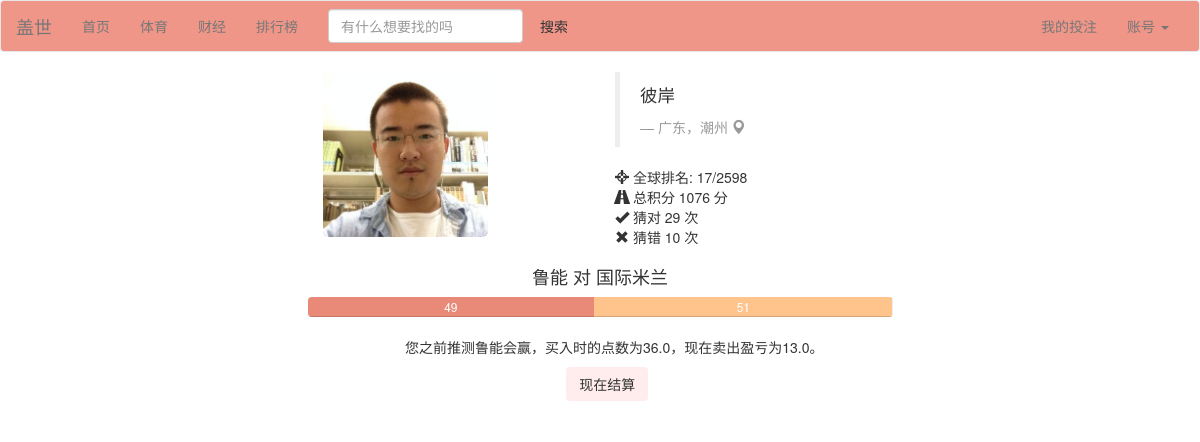
The page /profile (signed in) on the database as committed earlier.
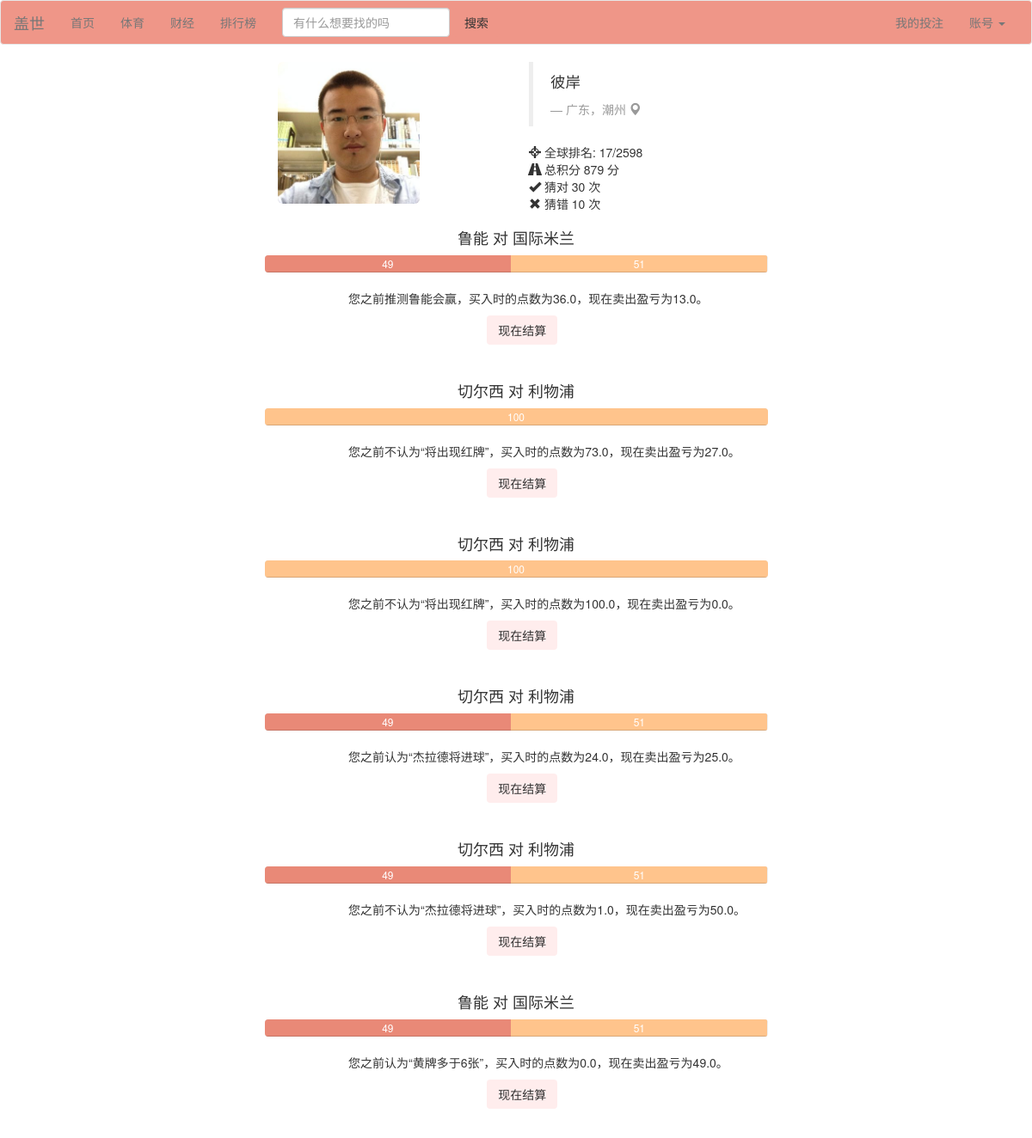
The same page on the database as committed later.
### Guess/models.py (models this page shows, shortened)
class Person(models.Model):
	user = models.OneToOneField(User)
	point = models.IntegerField(default=1000)
	expertise = models.TextField(default='N/A')
	win = models.IntegerField(default=0)
	lose = models.IntegerField(default=0)
	game = models.IntegerField(default=0)
	point_per_game = models.FloatField(default=0.0)
	index = models.IntegerField(default=0)
	class Meta:
		ordering = ('point','point_per_game',)

class Betting(models.Model):
	better = models.ForeignKey(Person)
	game = models.ForeignKey(Game)
	side = models.BooleanField()  # True means home wins and vice versa
	num = models.IntegerField(default=1)
	outcome = models.BooleanField(default=False)
	price_at_buy = models.FloatField()
	price_at_sell = models.FloatField()
	cleared = models.BooleanField(default=False)  # cleared means the result of the betting has been updated to the person profile

class Game(models.Model):
	index = models.IntegerField()
	headline = models.TextField()
	begin = models.DateTimeField(auto_now_add=True)
	expire = models.DateTimeField()
	name_home = models.CharField(max_length=30)
	price_home = models.IntegerField(default=50)
	num_home = models.IntegerField(default=0)
	name_away = models.CharField(max_length=30)
	price_away = models.IntegerField(default=50)
	num_away = models.IntegerField(default=0)
	outcome = models.BooleanField(default=False)   # True means home wins and vice versa
	ended = models.BooleanField(default=False)
	event = models.IntegerField()
	is_primary = models.IntegerField(default=0)
	class Meta:
		ordering = ('expire',)

### Guess/views.py (the view)
# urls.py: url(r'^profile$', 'Guess.views.profile', name='profile'),
def profile(request):
	if not request.user.is_authenticated():
		return redirect(reverse('login'))
	person = Person.objects.get(user=request.user)
	bets = []
	for b in Betting.objects.filter(better=person, cleared=False):
		if not b.game.ended:
			bets.append(b)
		else:
			b.clear()
	if request.method == 'POST':
		for b in bets:
			if str(b.pk) in request.POST:
				b.clear()
				break
		return redirect(reverse('profile'))
	else:
		person = Person.objects.get(user=request.user)
		return render(request,'profile.html',{'person': person, 'bets': bets})

### Guess/templatetags/profile_tag.py (called while the page is built)
@register.simple_tag()
def sub(value1, value2):
    return value1-value2

### Guess/templates/profile.html (shortened to what this page needs)
{% load bootstrap3 %}
{% load profile_tag %}
{% include "nav_bar.html" %}
<div class="container">
    <div class="row">
        <div class="col-sm-2 col-md-2 col-md-offset-3">
            <img src="/static/me.jpg"
            alt="" class="img-rounded img-responsive" />
        </div>
        <div class="col-sm-4 col-md-4 col-md-offset-1">
            <blockquote>
                <p>彼岸</p> <small><cite title="Source Title">广东，潮州  <i class="glyphicon glyphicon-map-marker"></i></cite></small>
            </blockquote>
            <p> <i class="glyphicon glyphicon-screenshot"></i> 全球排名: 17/2598
                <br /> <i class="glyphicon glyphicon-road"></i> 总积分 {{ person.point }} 分
                <br /> <i class="glyphicon glyphicon-ok"></i> 猜对 {{ person.win }} 次
                <br /> <i class="glyphicon glyphicon-remove"></i> 猜错 {{ person.lose }} 次</p>
        </div>
    </div>
</div>
{% for b in bets %}
<div class = "row">
    <form method="POST">
    <div class="col-md-6 col-md-offset-3">
        <h4 class="text-center">{{ b.game.name_home }} 对 {{ b.game.name_away }}</h4>
        <div class="progress">
            <div class="progress-bar progress-bar-c1" style="width: {{ b.game.price_home }}%">{{ b.game.price_home }}</div>
            <div class="progress-bar progress-bar-c2" style="width: {{ b.game.price_away }}%">{{ b.game.price_away }}</div>
        </div>
        <div class="col-md-offset-2">
        {% if b.game.is_primary %}
            {% if b.side %}
                <div><p>您之前推测{{ b.game.name_home }}会赢，买入时的点数为{{ b.price_at_buy }}，现在卖出盈亏为{% sub b.game.price_home b.price_at_buy %}。</p></div>
            {% else %}
                <div><p>您之前推测{{ b.game.name_away }}会赢，买入时的点数为{{ b.price_at_buy }}，现在卖出盈亏为{% sub b.game.price_away b.price_at_buy %}。</p></div>
            {% endif %}
        {% else %}
            {% if b.side %}
                <div><p>您之前认为“{{ b.game.headline }}”，买入时的点数为{{ b.price_at_buy }}，现在卖出盈亏为{% sub b.game.price_home b.price_at_buy %}。</p></div>
            {% else %}
                <div><p>您之前不认为“{{ b.game.headline }}”，买入时的点数为{{ b.price_at_buy }}，现在卖出盈亏为{% sub b.game.price_away b.price_at_buy %}。</p></div>
            {% endif %}
        {% endif %}
        </div>
        <div class="col-md-1 col-md-offset-5"><input class="btn button-clear" type="submit" value="现在结算" name="{{ b.pk }}" onclick="on_submit(event)"/></div>
    </div>
    </form>
</div>
<div class="row spacer">
</div>
{% endfor %}

### Guess/templates/nav_bar.html (shortened to what this page needs)
<head>
    <link href='static/bootstrap/css/bootstrap.min.css' rel='stylesheet'>
</head>
<nav class="navbar navbar-default nav-frame-c" role="navigation">
  <div class="container-fluid">
    <div class="navbar-header">
      <a class="navbar-brand" href="{% url 'home' %}">盖世</a>
    </div>
    <div class="collapse navbar-collapse" id="bs-example-navbar-collapse-1">
      <ul class="nav navbar-nav">
        <li><a href="{% url 'home' %}">首页</a></li>
        <li><a href="#">体育</a></li>
        <li><a href="#">财经</a></li>
        <li><a href="{% url 'leaderboard' %}">排行榜</a></li>
      </ul>
      <form class="navbar-form navbar-left" role="search">
        <div class="form-group">
          <input type="text" class="form-control" placeholder="有什么想要找的吗">
        </div>
        <button type="submit" class="btn nav-frame-c">搜索</button>
      </form>
      <ul class="nav navbar-nav navbar-right">
        <li><a href="{% url 'profile' %}">我的投注</a></li>
        <li class="dropdown">
          <a id="account_dropdown" href="#" class="dropdown-toggle" data-toggle="dropdown">账号 <span class="caret"></span></a>
        </li>
      </ul>
    </div>
  </div>
</nav>

### Guess/templates/nav_bar.html (style rules this page uses)
.nav-frame-c { background: rgba(239,150,136,1); }

### Guess/templates/profile.html (style rules this page uses)
.spacer { margin-bottom: 20px; }
.progress-bar-c1 { background: rgba(233, 137,119 , 1); }
.progress-bar-c2 { background: rgba(255,196,140,1); }
.button-clear { background: rgba(255,78,80,0.1); }

Rows that differ between the two databases and show on the page:
changed Person: point "1076" → "879"; win "29" → "30"
added Betting: game.name_home "切尔西", game.name_away "利物浦", game.price_away "100", game.headline "将出现红牌", price_at_buy "73.0", game+price_at_buy "27.0"
added Betting: game.name_home "切尔西", game.name_away "利物浦", game.price_away "100", game.headline "将出现红牌", price_at_buy "100.0", game+price_at_buy "0.0"
added Betting: game.name_home "切尔西", game.name_away "利物浦", game.price_home "49", game.price_away "51", game.headline "杰拉德将进球", price_at_buy "24.0", game+price_at_buy "25.0"
added Betting: game.name_home "切尔西", game.name_away "利物浦", game.price_home "49", game.price_away "51", game.headline "杰拉德将进球", price_at_buy "1.0", game+price_at_buy "50.0"
added Betting: game.name_home "鲁能", game.name_away "国际米兰", game.price_home "49", game.price_away "51", game.headline "黄牌多于6张", price_at_buy "0.0", game+price_at_buy "49.0"
